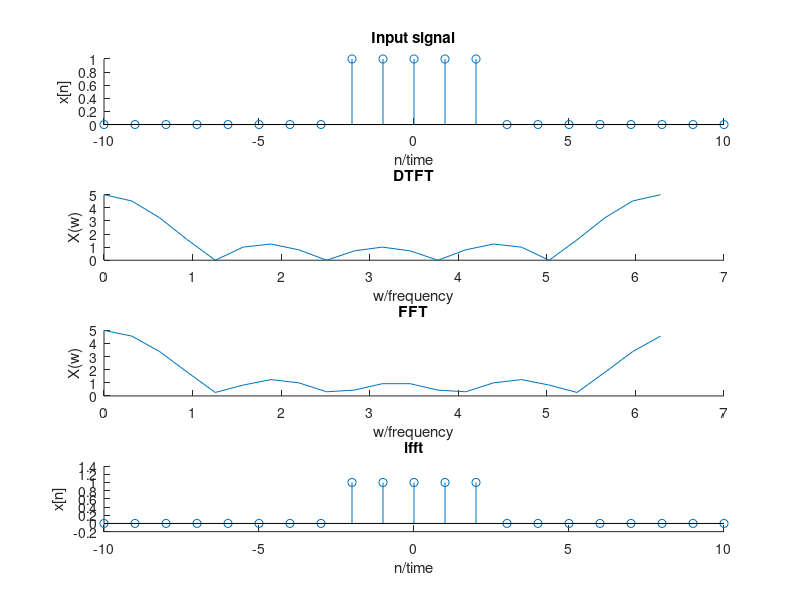

Write MATLAB code to recreate this figure.
%Name:Junpeng gai
%SID:40009896
x=zeros([1 21]);
x(9)=1;
x(10)=1;
x(11)=1;
x(12)=1;
x(13)=1;
n=-10:10;
stem(n,x);
w=0:pi/10:2*pi;
length_w=length(w);

length_n=length(n);
sum=zeros([1 length_w]);
subplot(4,1,1)
hold on
stem(n,x)
title('Input signal')
xlabel('n/time')
ylabel('x[n]')
hold off
for frequency = 1:length_w
    
     for index = 1:length_n
     
     sum(frequency) = sum(frequency) + (x(index) * exp((-j*w(frequency)*n(index ))));
     
     end 
end

subplot(4,1,2)
hold on
title('DTFT')
xlabel('w/frequency')
ylabel('X(w)')
sum=abs(sum);
plot(w,sum)
hold off
x_fft = fft(x);
subplot(4,1,3)
hold on
title('FFT')
xlabel('w/frequency')
ylabel('X(w)')
mag_x_fft=abs(x_fft);
plot(w,mag_x_fft)
hold off

subplot(4,1,4)
hold on
title('ifft')
xlabel('n/time')
ylabel('x[n]')
x_original=ifft(x_fft);
stem(n,x_original)
hold off



